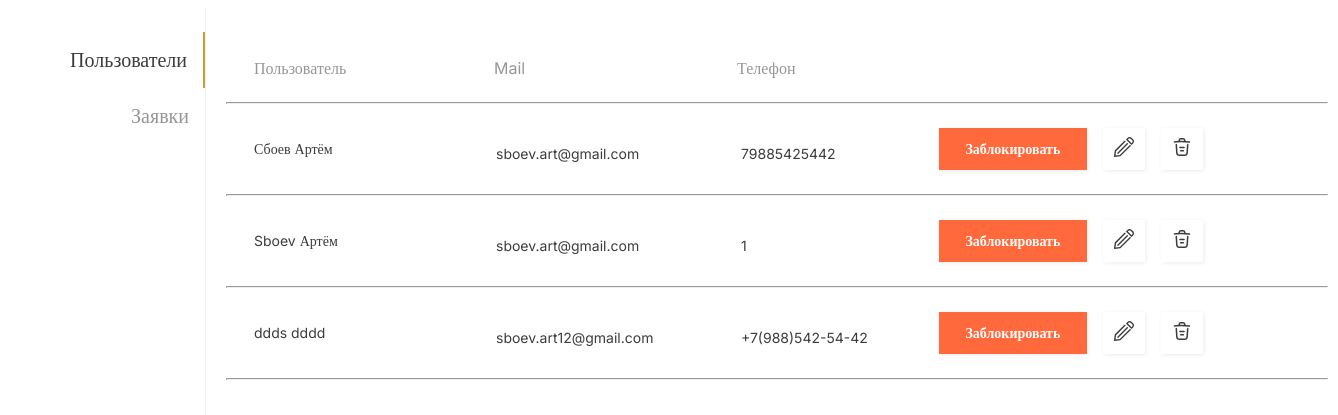
The page /moderator/users/ on the database its author committed.
### users/models.py (models this page shows, shortened)
class User(AbstractUser):
    Activity = models.BooleanField(verbose_name='Активировать/Деактивировать пользователя', default=False)
    patronymic = models.CharField(verbose_name='Отчество', max_length=100)
    birthdate = models.DateField(verbose_name='Дата рождения', max_length=100, blank=True, null=True)
    city = models.CharField(verbose_name='Город', max_length=100)
    number_phone = models.CharField(verbose_name='Телефон', max_length=100)
    social_contact = models.CharField(verbose_name='Контакт для оперативной связи (Телеграм, VK или что-то ещё)',
                                      max_length=100)
    course = models.CharField(verbose_name='Укажите вашу ступень обучения', max_length=100)
    university = models.CharField(verbose_name='Расскажите, какого университета', max_length=100)
    department = models.CharField(verbose_name='Кафедра', max_length=100)
    specialization = models.CharField(verbose_name='Специальность', max_length=100)
    year_graduation = models.CharField(verbose_name='Укажите год окончания', max_length=100)
    average_score = models.CharField(verbose_name='Укажите ваш средний балл в вузе', max_length=100)
    educational_interests = models.CharField(verbose_name='Расскажите о своих учебных интересах:', max_length=100)
    what_tasks = models.CharField(
        verbose_name='Опишите, какими задачами вам было бы интересно заниматься во время стажировки', max_length=100)
    achievements = models.CharField(verbose_name='Расскажите о своих достижениях', max_length=100)
    work_experience = models.CharField(
        verbose_name='Если у вас есть опыт работы/стажировки, расскажите об этом подробнее', max_length=100)
    find_out = models.CharField(verbose_name='Откуда вы узнали о стажировках в Банке Центр-Инвест', max_length=100)
    interested_internship = models.CharField(
        verbose_name='Почему вас заинтересовала стажировка в Банке Центр-Инвест, и чего вы от неё ждёте?',
        max_length=100)
    resume = models.FileField(verbose_name='Добавьте резюме', blank=True, null=True)
    categories = models.CharField(verbose_name='Направление', max_length=100, blank=True, null=True)

### users/views.py (the view)
# urls.py: path('users/', UserAdminListView.as_view(), name="all_users"),
class UserAdminListView(generic.ListView):
    model = User
    context_object_name = 'users'
    template_name = 'users/admin-user.html'

### templates/users/admin-user.html (shortened to what this page needs)
{% load static %}
<!DOCTYPE html>
<html lang="en">
<head>
    <link rel="stylesheet" href="{% static 'css/user.css' %}">
</head>
<body>
    <div class="section-admin">
        <div class="block-left-admin">
            <div class="p-2 menu-left-admin-active">
                <div class="menu-left-2">
                    <div class="menu-left-3">
                        <a href="{% url 'all_users' %}" class="text-decoration-none text-admin-menu-active">Пользователи</a>
                    </div>
                </div>
            </div>
            <div class="p-2 menu-left-admin">
                <div class="menu-left-2">
                    <div class="menu-left-3">
                        <a href="{% url 'all_applications' %}" class="text-decoration-none text-admin-menu">Заявки</a>
                    </div>
                </div>
            </div>
        </div>
        <div class="block-right-admin">
            <div class="container admin-users-block">
                    <div class="d-flex p-2 flex-fill block-filter-2">
                        <div class="input-group mb-3 filter-text-admin-block">
                            <h1 class="filter-text-admin">Пользователь</h1>
                        </div>
                        <div class="input-group mb-3 filter-text-admin-block-2">
                            <h1 class="filter-text-admin">Mail</h1>
                        </div>
                        <div class="input-group mb-3 filter-text-admin-block-3">
                            <h1 class="filter-text-admin">Телефон</h1>
                        </div>
                    </div>
                    <hr class="hr-uder-2">
                    {% for i in users %}
                        {% if i.Activity == True %}
                        <div id="user-{{ i.pk }}">
                        <div class="d-flex admin-users-block-2">
                        <div class="d-flex p-2 flex-fill align-items-start user-admin-block">
                            <div class="d-flex p-2 user-admin-col">
                                <p class="user-text">{{ i.last_name }} {{ i.first_name }}</p>
                            </div>
                            <div class="d-flex p-2 user-admin-col-2">
                                <p class="user-text-mail">{{ i.email }}</p>
                            </div>
                            <div class="d-flex p-2 user-admin-col-3">
                                <p class="user-text-tel">{{ i.number_phone }}</p>
                            </div>
                        </div>
                        <div class="d-flex p-2 user-admin-col-4">
                            <div class="status" id="status{{ i.pk }}">
                                {% if i.Activity == True %}
                                    <button type="button" class="btn btn-dark button-admin-1" id="user_status{{ i.pk }}" onclick="status_user({{ i.pk }});"  data-userid="{{ i.pk }}" data-status="0">Заблокировать</button>
                                {% else %}
                                    <button type="button" class="btn btn-dark button-admin-4" id="user_status{{ i.pk }}" onclick="status_user({{ i.pk }});"  data-userid="{{ i.pk }}" data-status="1">Активировать</button>
                                {% endif %}
                            </div>
                            <button type="button" class="btn btn-dark button-admin-2" onclick="window.location.href='{% url 'user_detail' i.pk %}';">
                            </button>
                            <button type="button" class="btn btn-dark button-admin-3 delete_user_button" id="delete_user-{{ i.pk }}" onclick="delete_user({{ i.pk }})">
                            </button>
                        </div>
                    </div>
                    <hr class="hr-user">
                        </div>
                        {% endif %}
                    {% endfor %}
                </div>
        </div>
    </div>
</body>
</html>

### rows shown on the page
User: last_name "Сбоев", first_name "Артём", email "sboev.art@gmail.com", number_phone "79885425442"
User: last_name "Sboev", first_name "Артём", email "sboev.art@gmail.com", number_phone "1"
User: last_name "ddds", first_name "dddd", email "sboev.art12@gmail.com", number_phone "+7(988)542-54-42"
